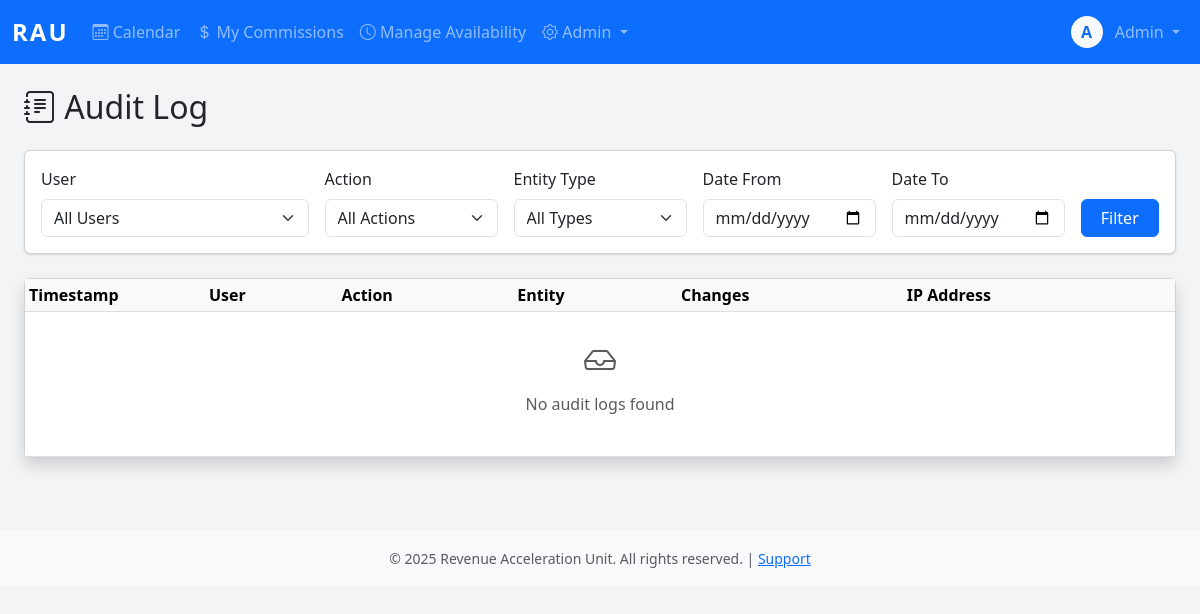
Before: /admiin/audit-log/ (signed in) with the older database file.
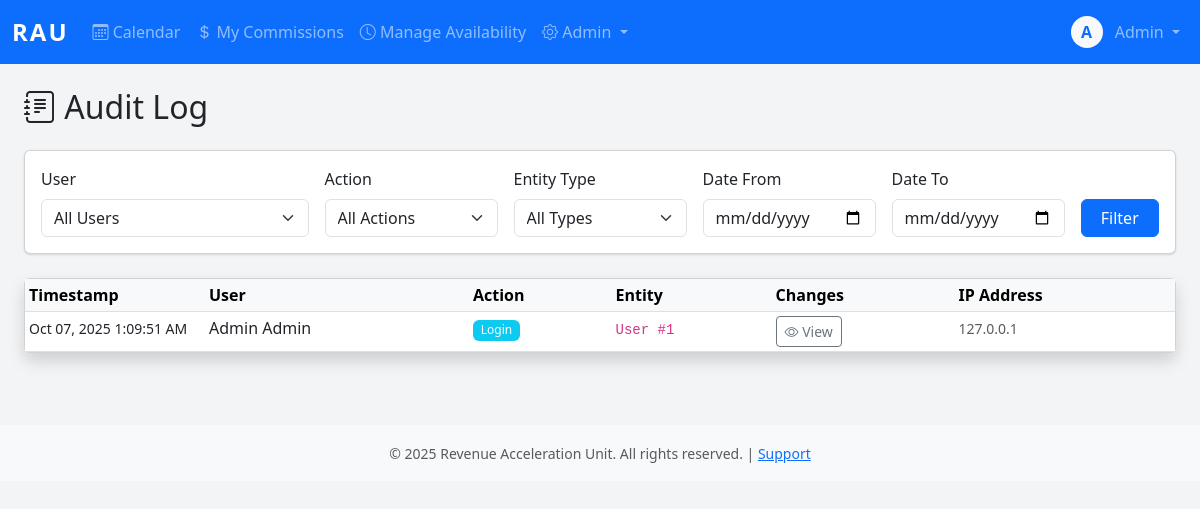
After: the same page with the newer database file.
### core/models.py (models this page shows, shortened)
class User(AbstractBaseUser, PermissionsMixin):
    username = models.CharField(max_length=150, unique=True)
    email = models.EmailField(unique=True)
    first_name = models.CharField(max_length=100)
    last_name = models.CharField(max_length=100)
    employee_id = models.CharField(max_length=20, unique=True, null=True, blank=True)
    phone_number = models.CharField(max_length=20)
    commission_rate = models.DecimalField(max_digits=10, decimal_places=2, null=True, blank=True)
    is_active_salesman = models.BooleanField(default=False)
    hire_date = models.DateField(null=True)
    is_active = models.BooleanField(default=True)
    is_staff = models.BooleanField(default=False)
    is_superuser = models.BooleanField(default=False)
    date_joined = models.DateTimeField(default=timezone.now)
    last_login = models.DateTimeField(null=True, blank=True)
    password_reset_token = models.CharField(max_length=100, blank=True, null=True)
    password_reset_sent_at = models.DateTimeField(null=True, blank=True)
    failed_login_attempts = models.IntegerField(default=0)
    last_failed_login = models.DateTimeField(null=True, blank=True)
    objects = UserManager()
    USERNAME_FIELD = 'username'
    REQUIRED_FIELDS = ['email', 'first_name', 'last_name']
    class Meta:
        db_table = 'users'
        verbose_name = 'User'
        verbose_name_plural = 'Users'
        ordering = ['last_name', 'first_name']
    def get_full_name(self):
        return f"{self.first_name} {self.last_name}".strip()

class AuditLog(models.Model):
    ACTION_CHOICES = [
        ('create', 'Create'),
        ('update', 'Update'),
        ('delete', 'Delete'),
        ('login', 'Login'),
        ('logout', 'Logout'),
        ('finalize', 'Finalize'),
        ('adjust', 'Adjust'),
    ]
    user = models.ForeignKey(User, on_delete=models.PROTECT, null=True, blank=True)
    action = models.CharField(max_length=20, choices=ACTION_CHOICES)
    entity_type = models.CharField(max_length=50)
    entity_id = models.IntegerField()
    changes = models.JSONField()
    ip_address = models.GenericIPAddressField(null=True, blank=True)
    user_agent = models.TextField(blank=True)
    timestamp = models.DateTimeField(auto_now_add=True)
    class Meta:
        indexes = [
            models.Index(fields=['timestamp']),
            models.Index(fields=['user']),
            models.Index(fields=['entity_type']),
            models.Index(fields=['entity_type', 'entity_id']),
        ]
        ordering = ['-timestamp']

### core/views.py (the view)
# urls.py: path('admiin/audit-log/', views.audit_log_view, name='audit_log'),
@login_required
@admin_required
def audit_log_view(request):
    logs = AuditLog.objects.all().select_related('user').order_by('-timestamp')
    user_filter = request.GET.get('user')
    action_filter = request.GET.get('action')
    entity_filter = request.GET.get('entity')
    date_from = request.GET.get('date_from')
    date_to = request.GET.get('date_to')
    if user_filter:
        logs = logs.filter(user_id=user_filter)
    if action_filter:
        logs = logs.filter(action=action_filter)
    if entity_filter:
        logs = logs.filter(entity_type=entity_filter)
    if date_from:
        logs = logs.filter(timestamp__gte=date_from)
    if date_to:
        logs = logs.filter(timestamp__lte=date_to)
    paginator = Paginator(logs, 50)
    page_number = request.GET.get('page')
    page_obj = paginator.get_page(page_number)
    users = User.objects.filter(auditlog__isnull=False).distinct()
    entity_types = AuditLog.objects.values_list('entity_type', flat=True).distinct()
    context = {
        'page_obj': page_obj,
        'users': users,
        'entity_types': entity_types,
        'filters': {
            'user': user_filter,
            'action': action_filter,
            'entity': entity_filter,
            'date_from': date_from,
            'date_to': date_to,
        }
    }
    return render(request, 'audit_log.html', context)

### core/templates/audit_log.html (shortened to what this page needs)
{% extends 'base.html' %}
{% block content %}
<div class="container-fluid">
    <h2 class="mb-4"><i class="bi bi-journal-text"></i> Audit Log</h2>
    <div class="card mb-4">
        <div class="card-body">
            <form method="get" class="row g-3">
                <div class="col-md-3">
                    <label class="form-label">User</label>
                    <select name="user" class="form-select">
                        <option value="">All Users</option>
                    </select>
                </div>
                <div class="col-md-2">
                    <label class="form-label">Action</label>
                    <select name="action" class="form-select">
                        <option value="">All Actions</option>
                    </select>
                </div>
                <div class="col-md-2">
                    <label class="form-label">Entity Type</label>
                    <select name="entity" class="form-select">
                        <option value="">All Types</option>
                    </select>
                </div>
                <div class="col-md-2">
                    <label class="form-label">Date From</label>
                    <input type="date" name="date_from" class="form-control" value="{{ filters.date_from }}">
                </div>
                <div class="col-md-2">
                    <label class="form-label">Date To</label>
                    <input type="date" name="date_to" class="form-control" value="{{ filters.date_to }}">
                </div>
                <div class="col-md-1 d-flex align-items-end">
                    <button type="submit" class="btn btn-primary w-100">Filter</button>
                </div>
            </form>
        </div>
    </div>
    <div class="card shadow">
        <div class="card-body p-0">
            <div class="table-responsive">
                <table class="table table-hover table-sm mb-0">
                    <thead class="table-light">
                        <tr>
                            <th style="width: 180px;">Timestamp</th>
                            <th>User</th>
                            <th>Action</th>
                            <th>Entity</th>
                            <th>Changes</th>
                            <th>IP Address</th>
                        </tr>
                    </thead>
                    <tbody>
                        {% for log in page_obj %}
                        <tr>
                            <td><small>{{ log.timestamp|date:"M d, Y g:i:s A" }}</small></td>
                            <td>
                                {% if log.user %}
                                    {{ log.user.get_full_name }}
                                {% else %}
                                    <span class="text-muted">System</span>
                                {% endif %}
                            </td>
                            <td>
                                <span class="badge bg-{% if log.action == 'create' %}success{% elif log.action == 'update' %}primary{% elif log.action == 'delete' %}danger{% elif log.action == 'login' %}info{% else %}secondary{% endif %}">
                                    {{ log.get_action_display }}
                                </span>
                            </td>
                            <td>
                                <code>{{ log.entity_type }} #{{ log.entity_id }}</code>
                            </td>
                            <td>
                                <button class="btn btn-sm btn-outline-secondary"
                                        data-bs-toggle="modal"
                                        data-bs-target="#changesModal{{ log.id }}">
                                    <i class="bi bi-eye"></i> View
                                </button>
                            </td>
                            <td><small class="text-muted">{{ log.ip_address }}</small></td>
                        </tr>
                        {% empty %}
                        <tr>
                            <td colspan="6" class="text-center text-muted py-4">
                                <i class="bi bi-inbox" style="font-size: 2rem;"></i>
                                <p class="mt-2">No audit logs found</p>
                            </td>
                        </tr>
                        {% endfor %}
                    </tbody>
                </table>
            </div>
        </div>
    </div>
</div>
{% endblock %}

### core/templates/base.html (shortened to what this page needs)
<!DOCTYPE html>
<html lang="en">
<head>
    {% load static %}
    <link href="https://cdn.jsdelivr.net/npm/bootstrap@5.3.0/dist/css/bootstrap.min.css" rel="stylesheet">
    <link rel="stylesheet" href="https://cdn.jsdelivr.net/npm/bootstrap-icons@1.11.0/font/bootstrap-icons.css">
    <link rel="stylesheet" href="{% static 'css/styles.css' %}">
</head>
<body>
    {% if user.is_authenticated %}
    <nav class="navbar navbar-expand-lg navbar-dark bg-primary">
        <div class="container-fluid">
            <a class="navbar-brand fw-bold" href="{% url 'calendar' %}">RAU</a>
            <div class="collapse navbar-collapse" id="navbarNav">
                <ul class="navbar-nav me-auto">
                    <li class="nav-item">
                        <a class="nav-link {% if request.resolver_match.url_name == 'calendar' %}active{% endif %}"
                           href="{% url 'calendar' %}">
                            <i class="bi bi-calendar3"></i> Calendar
                        </a>
                    </li>
                    <li class="nav-item">
                        <a class="nav-link {% if request.resolver_match.url_name == 'commissions' %}active{% endif %}"
                           href="{% url 'commissions' %}">
                            <i class="bi bi-currency-dollar"></i> My Commissions
                        </a>
                    </li>
                    {% if user.is_active_salesman or user.is_staff %}
                    <li class="nav-item">
                        <a class="nav-link {% if request.resolver_match.url_name == 'availability' %}active{% endif %}"
                           href="{% url 'availability' %}">
                            <i class="bi bi-clock"></i> Manage Availability
                        </a>
                    </li>
                    {% endif %}
                    {% if user.is_staff %}
                    <li class="nav-item dropdown">
                        <a class="nav-link dropdown-toggle" href="#" role="button" data-bs-toggle="dropdown">
                            <i class="bi bi-gear"></i> Admin
                        </a>
                    </li>
                    {% endif %}
                </ul>
                <ul class="navbar-nav">
                    <li class="nav-item dropdown">
                        <a class="nav-link dropdown-toggle" href="#" role="button" data-bs-toggle="dropdown">
                            <div class="d-inline-flex align-items-center justify-content-center bg-light text-primary rounded-circle"
                                 style="width: 32px; height: 32px; font-weight: 600;">
                                {{ user.first_name.0 }}
                            </div>
                            <span class="ms-2">{{ user.first_name }}</span>
                        </a>
                            </a></li>
                        </ul>
            </div>
        </div>
    </nav>
    {% endif %}
    <main class="{% if user.is_authenticated %}container-fluid py-4{% endif %}">
        {% block content %}{% endblock %}
    </main>
    {% if user.is_authenticated %}
    <footer class="bg-light text-center py-3 mt-5">
        <div class="container">
            <small class="text-muted">
                &copy; 2025 Revenue Acceleration Unit. All rights reserved. |
                <a href="#">Support</a>
            </small>
        </div>
    </footer>
    {% endif %}
    {% load static %}
</body>
</html>

### static/css/styles.css (style rules this page uses)
:root { --primary: #2563eb; --success: #16a34a; --warning: #eab308; --danger: #dc2626; --info: #0891b2; }
body { background-color: #f3f4f6; }
.navbar-brand { font-size: 1.5rem; letter-spacing: 2px; }
.card { box-shadow: 0 1px 3px 0 rgb(0 0 0 / 0.1), 0 1px 2px -1px rgb(0 0 0 / 0.1); transition: box-shadow 0.3s ease; }
.badge { font-weight: 500; padding: 0.35em 0.65em; }
.btn { transition: all 0.2s ease; }

Changed rows visible on the page:
added AuditLog: timestamp "Oct 07, 2025 1:09:51 AM", user.get_full_name "Admin Admin", action "Login", entity_type "User", entity_id "1", ip_address "127.0.0.1"
Other visible differences:
text no longer shown: "No audit logs found"
